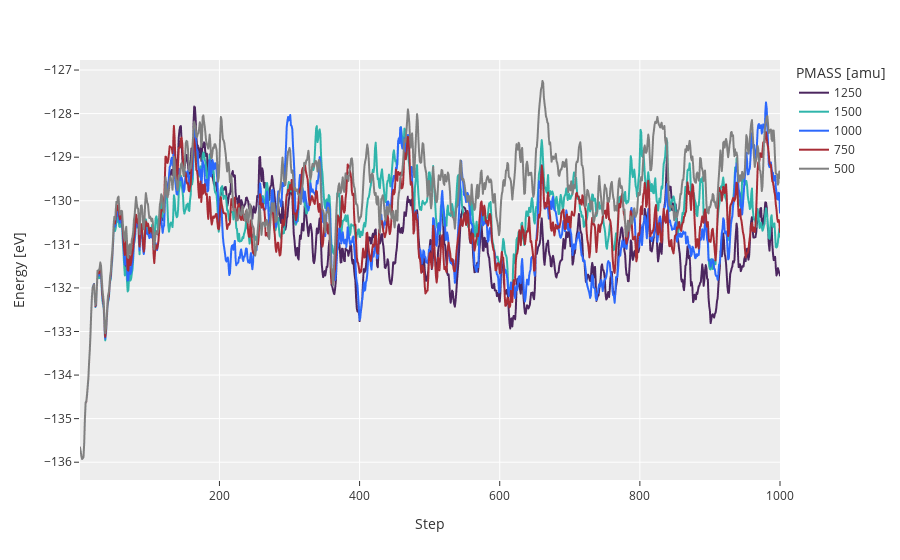

This figure's notebook cell:
### Code cell
import plotly.express as px

fig = px.line(results, x='Step', y='Energy [eV]', color='PMASS [amu]')
fig.show()

### Figure 1 — Plotly figure (JSON) as saved in the notebook; plotly's stock layout.template omitted (floating-point values rounded to 4 significant figures; data arrays with more than 128 entries replaced by an {"elided": "..."} marker saying what was removed)
{"data": [{"hovertemplate": "PMASS [amu]=1250<br>Step=%{x}<br>Energy [eV]=%{y}<extra></extra>", "legendgroup": "1250", "line": {"color": "#4C265F", "dash": "solid"}, "marker": {"symbol": "circle"}, "mode": "lines", "name": "1250", "showlegend": true, "type": "scattergl", "x": {"elided": "1000 int values"}, "xaxis": "x", "y": {"elided": "1000 float values"}, "yaxis": "y"}, {"hovertemplate": "PMASS [amu]=1500<br>Step=%{x}<br>Energy [eV]=%{y}<extra></extra>", "legendgroup": "1500", "line": {"color": "#2FB5AB", "dash": "solid"}, "marker": {"symbol": "circle"}, "mode": "lines", "name": "1500", "showlegend": true, "type": "scattergl", "x": {"elided": "1000 int values"}, "xaxis": "x", "y": {"elided": "1000 float values"}, "yaxis": "y"}, {"hovertemplate": "PMASS [amu]=1000<br>Step=%{x}<br>Energy [eV]=%{y}<extra></extra>", "legendgroup": "1000", "line": {"color": "#2C68FC", "dash": "solid"}, "marker": {"symbol": "circle"}, "mode": "lines", "name": "1000", "showlegend": true, "type": "scattergl", "x": {"elided": "1000 int values"}, "xaxis": "x", "y": {"elided": "1000 float values"}, "yaxis": "y"}, {"hovertemplate": "PMASS [amu]=750<br>Step=%{x}<br>Energy [eV]=%{y}<extra></extra>", "legendgroup": "750", "line": {"color": "#A82C35", "dash": "solid"}, "marker": {"symbol": "circle"}, "mode": "lines", "name": "750", "showlegend": true, "type": "scattergl", "x": {"elided": "1000 int values"}, "xaxis": "x", "y": {"elided": "1000 float values"}, "yaxis": "y"}, {"hovertemplate": "PMASS [amu]=500<br>Step=%{x}<br>Energy [eV]=%{y}<extra></extra>", "legendgroup": "500", "line": {"color": "#808080", "dash": "solid"}, "marker": {"symbol": "circle"}, "mode": "lines", "name": "500", "showlegend": true, "type": "scattergl", "x": {"elided": "1000 int values"}, "xaxis": "x", "y": {"elided": "1000 float values"}, "yaxis": "y"}], "layout": {"legend": {"title": {"text": "PMASS [amu]"}, "tracegroupgap": 0}, "margin": {"t": 60}, "xaxis": {"anchor": "y", "domain": [0, 1], "title": {"text": "Step"}}, "yaxis": {"anchor": "x", "domain": [0, 1], "title": {"text": "Energy [eV]"}}}}
